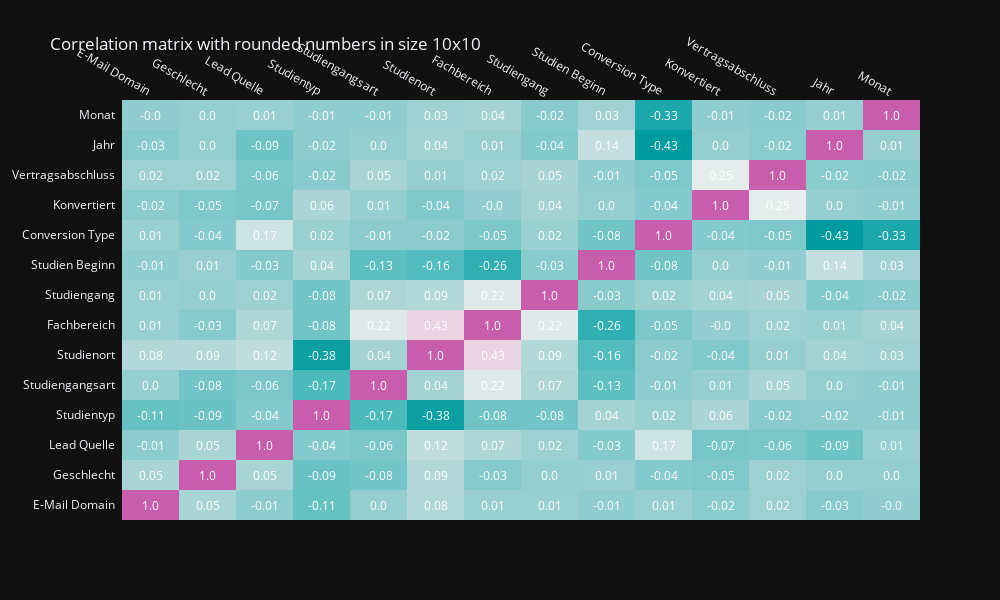

Write notebook code for a chart like this one.
### Code cell
# Correlation matrix
corrmat = df.corr()
fig = ff.create_annotated_heatmap(z=corrmat.values, x=list(corrmat.columns), y=list(corrmat.index), annotation_text=corrmat.round(2).values, colorscale='tropic')
fig.update_layout(title_text='Correlation matrix with rounded numbers in size 10x10', width=1000, height=600)
fig.show()

### Figure 1 — Plotly figure (JSON) as saved in the notebook; plotly's stock layout.template omitted (floating-point values rounded to 4 significant figures; data arrays with more than 128 entries replaced by an {"elided": "..."} marker saying what was removed)
{"data": [{"colorscale": [[0.0, "rgb(0, 155, 158)"], [0.1667, "rgb(66, 183, 185)"], [0.3333, "rgb(167, 211, 212)"], [0.5, "rgb(241, 241, 241)"], [0.6667, "rgb(228, 193, 217)"], [0.8333, "rgb(214, 145, 193)"], [1.0, "rgb(199, 93, 171)"]], "reversescale": false, "showscale": false, "x": ["E-Mail Domain", "Geschlecht", "Lead Quelle", "Studientyp", "Studiengangsart", "Studienort", "Fachbereich", "Studiengang", "Studien Beginn", "Conversion Type", "Konvertiert", "Vertragsabschluss", "Jahr", "Monat"], "y": ["E-Mail Domain", "Geschlecht", "Lead Quelle", "Studientyp", "Studiengangsart", "Studienort", "Fachbereich", "Studiengang", "Studien Beginn", "Conversion Type", "Konvertiert", "Vertragsabschluss", "Jahr", "Monat"], "z": {"elided": "14x14 float values"}, "type": "heatmap"}], "layout": {"annotations": [{"font": {"color": "#FFFFFF"}, "showarrow": false, "text": "1.0", "x": "E-Mail Domain", "xref": "x", "y": "E-Mail Domain", "yref": "y"}, {"font": {"color": "#FFFFFF"}, "showarrow": false, "text": "0.05", "x": "Geschlecht", "xref": "x", "y": "E-Mail Domain", "yref": "y"}, {"font": {"color": "#FFFFFF"}, "showarrow": false, "text": "-0.01", "x": "Lead Quelle", "xref": "x", "y": "E-Mail Domain", "yref": "y"}, {"font": {"color": "#FFFFFF"}, "showarrow": false, "text": "-0.11", "x": "Studientyp", "xref": "x", "y": "E-Mail Domain", "yref": "y"}, {"font": {"color": "#FFFFFF"}, "showarrow": false, "text": "0.0", "x": "Studiengangsart", "xref": "x", "y": "E-Mail Domain", "yref": "y"}, {"font": {"color": "#FFFFFF"}, "showarrow": false, "text": "0.08", "x": "Studienort", "xref": "x", "y": "E-Mail Domain", "yref": "y"}, {"font": {"color": "#FFFFFF"}, "showarrow": false, "text": "0.01", "x": "Fachbereich", "xref": "x", "y": "E-Mail Domain", "yref": "y"}, {"font": {"color": "#FFFFFF"}, "showarrow": false, "text": "0.01", "x": "Studiengang", "xref": "x", "y": "E-Mail Domain", "yref": "y"}, {"font": {"color": "#FFFFFF"}, "showarrow": false, "text": "-0.01", "x": "Studien Beginn", "xref": "x", "y": "E-Mail Domain", "yref": "y"}, {"font": {"color": "#FFFFFF"}, "showarrow": false, "text": "0.01", "x": "Conversion Type", "xref": "x", "y": "E-Mail Domain", "yref": "y"}, {"font": {"color": "#FFFFFF"}, "showarrow": false, "text": "-0.02", "x": "Konvertiert", "xref": "x", "y": "E-Mail Domain", "yref": "y"}, {"font": {"color": "#FFFFFF"}, "showarrow": false, "text": "0.02", "x": "Vertragsabschluss", "xref": "x", "y": "E-Mail Domain", "yref": "y"}, {"font": {"color": "#FFFFFF"}, "showarrow": false, "text": "-0.03", "x": "Jahr", "xref": "x", "y": "E-Mail Domain", "yref": "y"}, {"font": {"color": "#FFFFFF"}, "showarrow": false, "text": "-0.0", "x": "Monat", "xref": "x", "y": "E-Mail Domain", "yref": "y"}, {"font": {"color": "#FFFFFF"}, "showarrow": false, "text": "0.05", "x": "E-Mail Domain", "xref": "x", "y": "Geschlecht", "yref": "y"}, {"font": {"color": "#FFFFFF"}, "showarrow": false, "text": "1.0", "x": "Geschlecht", "xref": "x", "y": "Geschlecht", "yref": "y"}, {"font": {"color": "#FFFFFF"}, "showarrow": false, "text": "0.05", "x": "Lead Quelle", "xref": "x", "y": "Geschlecht", "yref": "y"}, {"font": {"color": "#FFFFFF"}, "showarrow": false, "text": "-0.09", "x": "Studientyp", "xref": "x", "y": "Geschlecht", "yref": "y"}, {"font": {"color": "#FFFFFF"}, "showarrow": false, "text": "-0.08", "x": "Studiengangsart", "xref": "x", "y": "Geschlecht", "yref": "y"}, {"font": {"color": "#FFFFFF"}, "showarrow": false, "text": "0.09", "x": "Studienort", "xref": "x", "y": "Geschlecht", "yref": "y"}, {"font": {"color": "#FFFFFF"}, "showarrow": false, "text": "-0.03", "x": "Fachbereich", "xref": "x", "y": "Geschlecht", "yref": "y"}, {"font": {"color": "#FFFFFF"}, "showarrow": false, "text": "0.0", "x": "Studiengang", "xref": "x", "y": "Geschlecht", "yref": "y"}, {"font": {"color": "#FFFFFF"}, "showarrow": false, "text": "0.01", "x": "Studien Beginn", "xref": "x", "y": "Geschlecht", "yref": "y"}, {"font": {"color": "#FFFFFF"}, "showarrow": false, "text": "-0.04", "x": "Conversion Type", "xref": "x", "y": "Geschlecht", "yref": "y"}, {"font": {"color": "#FFFFFF"}, "showarrow": false, "text": "-0.05", "x": "Konvertiert", "xref": "x", "y": "Geschlecht", "yref": "y"}, {"font": {"color": "#FFFFFF"}, "showarrow": false, "text": "0.02", "x": "Vertragsabschluss", "xref": "x", "y": "Geschlecht", "yref": "y"}, {"font": {"color": "#FFFFFF"}, "showarrow": false, "text": "0.0", "x": "Jahr", "xref": "x", "y": "Geschlecht", "yref": "y"}, {"font": {"color": "#FFFFFF"}, "showarrow": false, "text": "0.0", "x": "Monat", "xref": "x", "y": "Geschlecht", "yref": "y"}, {"font": {"color": "#FFFFFF"}, "showarrow": false, "text": "-0.01", "x": "E-Mail Domain", "xref": "x", "y": "Lead Quelle", "yref": "y"}, {"font": {"color": "#FFFFFF"}, "showarrow": false, "text": "0.05", "x": "Geschlecht", "xref": "x", "y": "Lead Quelle", "yref": "y"}, {"font": {"color": "#FFFFFF"}, "showarrow": false, "text": "1.0", "x": "Lead Quelle", "xref": "x", "y": "Lead Quelle", "yref": "y"}, {"font": {"color": "#FFFFFF"}, "showarrow": false, "text": "-0.04", "x": "Studientyp", "xref": "x", "y": "Lead Quelle", "yref": "y"}, {"font": {"color": "#FFFFFF"}, "showarrow": false, "text": "-0.06", "x": "Studiengangsart", "xref": "x", "y": "Lead Quelle", "yref": "y"}, {"font": {"color": "#FFFFFF"}, "showarrow": false, "text": "0.12", "x": "Studienort", "xref": "x", "y": "Lead Quelle", "yref": "y"}, {"font": {"color": "#FFFFFF"}, "showarrow": false, "text": "0.07", "x": "Fachbereich", "xref": "x", "y": "Lead Quelle", "yref": "y"}, {"font": {"color": "#FFFFFF"}, "showarrow": false, "text": "0.02", "x": "Studiengang", "xref": "x", "y": "Lead Quelle", "yref": "y"}, {"font": {"color": "#FFFFFF"}, "showarrow": false, "text": "-0.03", "x": "Studien Beginn", "xref": "x", "y": "Lead Quelle", "yref": "y"}, {"font": {"color": "#FFFFFF"}, "showarrow": false, "text": "0.17", "x": "Conversion Type", "xref": "x", "y": "Lead Quelle", "yref": "y"}, {"font": {"color": "#FFFFFF"}, "showarrow": false, "text": "-0.07", "x": "Konvertiert", "xref": "x", "y": "Lead Quelle", "yref": "y"}, {"font": {"color": "#FFFFFF"}, "showarrow": false, "text": "-0.06", "x": "Vertragsabschluss", "xref": "x", "y": "Lead Quelle", "yref": "y"}, {"font": {"color": "#FFFFFF"}, "showarrow": false, "text": "-0.09", "x": "Jahr", "xref": "x", "y": "Lead Quelle", "yref": "y"}, {"font": {"color": "#FFFFFF"}, "showarrow": false, "text": "0.01", "x": "Monat", "xref": "x", "y": "Lead Quelle", "yref": "y"}, {"font": {"color": "#FFFFFF"}, "showarrow": false, "text": "-0.11", "x": "E-Mail Domain", "xref": "x", "y": "Studientyp", "yref": "y"}, {"font": {"color": "#FFFFFF"}, "showarrow": false, "text": "-0.09", "x": "Geschlecht", "xref": "x", "y": "Studientyp", "yref": "y"}, {"font": {"color": "#FFFFFF"}, "showarrow": false, "text": "-0.04", "x": "Lead Quelle", "xref": "x", "y": "Studientyp", "yref": "y"}, {"font": {"color": "#FFFFFF"}, "showarrow": false, "text": "1.0", "x": "Studientyp", "xref": "x", "y": "Studientyp", "yref": "y"}, {"font": {"color": "#FFFFFF"}, "showarrow": false, "text": "-0.17", "x": "Studiengangsart", "xref": "x", "y": "Studientyp", "yref": "y"}, {"font": {"color": "#FFFFFF"}, "showarrow": false, "text": "-0.38", "x": "Studienort", "xref": "x", "y": "Studientyp", "yref": "y"}, {"font": {"color": "#FFFFFF"}, "showarrow": false, "text": "-0.08", "x": "Fachbereich", "xref": "x", "y": "Studientyp", "yref": "y"}, {"font": {"color": "#FFFFFF"}, "showarrow": false, "text": "-0.08", "x": "Studiengang", "xref": "x", "y": "Studientyp", "yref": "y"}, {"font": {"color": "#FFFFFF"}, "showarrow": false, "text": "0.04", "x": "Studien Beginn", "xref": "x", "y": "Studientyp", "yref": "y"}, {"font": {"color": "#FFFFFF"}, "showarrow": false, "text": "0.02", "x": "Conversion Type", "xref": "x", "y": "Studientyp", "yref": "y"}, {"font": {"color": "#FFFFFF"}, "showarrow": false, "text": "0.06", "x": "Konvertiert", "xref": "x", "y": "Studientyp", "yref": "y"}, {"font": {"color": "#FFFFFF"}, "showarrow": false, "text": "-0.02", "x": "Vertragsabschluss", "xref": "x", "y": "Studientyp", "yref": "y"}, {"font": {"color": "#FFFFFF"}, "showarrow": false, "text": "-0.02", "x": "Jahr", "xref": "x", "y": "Studientyp", "yref": "y"}, {"font": {"color": "#FFFFFF"}, "showarrow": false, "text": "-0.01", "x": "Monat", "xref": "x", "y": "Studientyp", "yref": "y"}, {"font": {"color": "#FFFFFF"}, "showarrow": false, "text": "0.0", "x": "E-Mail Domain", "xref": "x", "y": "Studiengangsart", "yref": "y"}, {"font": {"color": "#FFFFFF"}, "showarrow": false, "text": "-0.08", "x": "Geschlecht", "xref": "x", "y": "Studiengangsart", "yref": "y"}, {"font": {"color": "#FFFFFF"}, "showarrow": false, "text": "-0.06", "x": "Lead Quelle", "xref": "x", "y": "Studiengangsart", "yref": "y"}, {"font": {"color": "#FFFFFF"}, "showarrow": false, "text": "-0.17", "x": "Studientyp", "xref": "x", "y": "Studiengangsart", "yref": "y"}, {"font": {"color": "#FFFFFF"}, "showarrow": false, "text": "1.0", "x": "Studiengangsart", "xref": "x", "y": "Studiengangsart", "yref": "y"}, {"font": {"color": "#FFFFFF"}, "showarrow": false, "text": "0.04", "x": "Studienort", "xref": "x", "y": "Studiengangsart", "yref": "y"}, {"font": {"color": "#FFFFFF"}, "showarrow": false, "text": "0.22", "x": "Fachbereich", "xref": "x", "y": "Studiengangsart", "yref": "y"}, {"font": {"color": "#FFFFFF"}, "showarrow": false, "text": "0.07", "x": "Studiengang", "xref": "x", "y": "Studiengangsart", "yref": "y"}, {"font": {"color": "#FFFFFF"}, "showarrow": false, "text": "-0.13", "x": "Studien Beginn", "xref": "x", "y": "Studiengangsart", "yref": "y"}, {"font": {"color": "#FFFFFF"}, "showarrow": false, "text": "-0.01", "x": "Conversion Type", "xref": "x", "y": "Studiengangsart", "yref": "y"}, {"font": {"color": "#FFFFFF"}, "showarrow": false, "text": "0.01", "x": "Konvertiert", "xref": "x", "y": "Studiengangsart", "yref": "y"}, {"font": {"color": "#FFFFFF"}, "showarrow": false, "text": "0.05", "x": "Vertragsabschluss", "xref": "x", "y": "Studiengangsart", "yref": "y"}, {"font": {"color": "#FFFFFF"}, "showarrow": false, "text": "0.0", "x": "Jahr", "xref": "x", "y": "Studiengangsart", "yref": "y"}, {"font": {"color": "#FFFFFF"}, "showarrow": false, "text": "-0.01", "x": "Monat", "xref": "x", "y": "Studiengangsart", "yref": "y"}, {"font": {"color": "#FFFFFF"}, "showarrow": false, "text": "0.08", "x": "E-Mail Domain", "xref": "x", "y": "Studienort", "yref": "y"}, {"font": {"color": "#FFFFFF"}, "showarrow": false, "text": "0.09", "x": "Geschlecht", "xref": "x", "y": "Studienort", "yref": "y"}, {"font": {"color": "#FFFFFF"}, "showarrow": false, "text": "0.12", "x": "Lead Quelle", "xref": "x", "y": "Studienort", "yref": "y"}, {"font": {"color": "#FFFFFF"}, "showarrow": false, "text": "-0.38", "x": "Studientyp", "xref": "x", "y": "Studienort", "yref": "y"}, {"font": {"color": "#FFFFFF"}, "showarrow": false, "text": "0.04", "x": "Studiengangsart", "xref": "x", "y": "Studienort", "yref": "y"}, {"font": {"color": "#FFFFFF"}, "showarrow": false, "text": "1.0", "x": "Studienort", "xref": "x", "y": "Studienort", "yref": "y"}, {"font": {"color": "#FFFFFF"}, "showarrow": false, "text": "0.43", "x": "Fachbereich", "xref": "x", "y": "Studienort", "yref": "y"}, {"font": {"color": "#FFFFFF"}, "showarrow": false, "text": "0.09", "x": "Studiengang", "xref": "x", "y": "Studienort", "yref": "y"}, {"font": {"color": "#FFFFFF"}, "showarrow": false, "text": "-0.16", "x": "Studien Beginn", "xref": "x", "y": "Studienort", "yref": "y"}, {"font": {"color": "#FFFFFF"}, "showarrow": false, "text": "-0.02", "x": "Conversion Type", "xref": "x", "y": "Studienort", "yref": "y"}, {"font": {"color": "#FFFFFF"}, "showarrow": false, "text": "-0.04", "x": "Konvertiert", "xref": "x", "y": "Studienort", "yref": "y"}, {"font": {"color": "#FFFFFF"}, "showarrow": false, "text": "0.01", "x": "Vertragsabschluss", "xref": "x", "y": "Studienort", "yref": "y"}, {"font": {"color": "#FFFFFF"}, "showarrow": false, "text": "0.04", "x": "Jahr", "xref": "x", "y": "Studienort", "yref": "y"}, {"font": {"color": "#FFFFFF"}, "showarrow": false, "text": "0.03", "x": "Monat", "xref": "x", "y": "Studienort", "yref": "y"}, {"font": {"color": "#FFFFFF"}, "showarrow": false, "text": "0.01", "x": "E-Mail Domain", "xref": "x", "y": "Fachbereich", "yref": "y"}, {"font": {"color": "#FFFFFF"}, "showarrow": false, "text": "-0.03", "x": "Geschlecht", "xref": "x", "y": "Fachbereich", "yref": "y"}, {"font": {"color": "#FFFFFF"}, "showarrow": false, "text": "0.07", "x": "Lead Quelle", "xref": "x", "y": "Fachbereich", "yref": "y"}, {"font": {"color": "#FFFFFF"}, "showarrow": false, "text": "-0.08", "x": "Studientyp", "xref": "x", "y": "Fachbereich", "yref": "y"}, {"font": {"color": "#FFFFFF"}, "showarrow": false, "text": "0.22", "x": "Studiengangsart", "xref": "x", "y": "Fachbereich", "yref": "y"}, {"font": {"color": "#FFFFFF"}, "showarrow": false, "text": "0.43", "x": "Studienort", "xref": "x", "y": "Fachbereich", "yref": "y"}, {"font": {"color": "#FFFFFF"}, "showarrow": false, "text": "1.0", "x": "Fachbereich", "xref": "x", "y": "Fachbereich", "yref": "y"}, {"font": {"color": "#FFFFFF"}, "showarrow": false, "text": "0.22", "x": "Studiengang", "xref": "x", "y": "Fachbereich", "yref": "y"}, {"font": {"color": "#FFFFFF"}, "showarrow": false, "text": "-0.26", "x": "Studien Beginn", "xref": "x", "y": "Fachbereich", "yref": "y"}, {"font": {"color": "#FFFFFF"}, "showarrow": false, "text": "-0.05", "x": "Conversion Type", "xref": "x", "y": "Fachbereich", "yref": "y"}, {"font": {"color": "#FFFFFF"}, "showarrow": false, "text": "-0.0", "x": "Konvertiert", "xref": "x", "y": "Fachbereich", "yref": "y"}, {"font": {"color": "#FFFFFF"}, "showarrow": false, "text": "0.02", "x": "Vertragsabschluss", "xref": "x", "y": "Fachbereich", "yref": "y"}, {"font": {"color": "#FFFFFF"}, "showarrow": false, "text": "0.01", "x": "Jahr", "xref": "x", "y": "Fachbereich", "yref": "y"}, {"font": {"color": "#FFFFFF"}, "showarrow": false, "text": "0.04", "x": "Monat", "xref": "x", "y": "Fachbereich", "yref": "y"}, {"font": {"color": "#FFFFFF"}, "showarrow": false, "text": "0.01", "x": "E-Mail Domain", "xref": "x", "y": "Studiengang", "yref": "y"}, {"font": {"color": "#FFFFFF"}, "showarrow": false, "text": "0.0", "x": "Geschlecht", "xref": "x", "y": "Studiengang", "yref": "y"}, {"font": {"color": "#FFFFFF"}, "showarrow": false, "text": "0.02", "x": "Lead Quelle", "xref": "x", "y": "Studiengang", "yref": "y"}, {"font": {"color": "#FFFFFF"}, "showarrow": false, "text": "-0.08", "x": "Studientyp", "xref": "x", "y": "Studiengang", "yref": "y"}, {"font": {"color": "#FFFFFF"}, "showarrow": false, "text": "0.07", "x": "Studiengangsart", "xref": "x", "y": "Studiengang", "yref": "y"}, {"font": {"color": "#FFFFFF"}, "showarrow": false, "text": "0.09", "x": "Studienort", "xref": "x", "y": "Studiengang", "yref": "y"}, {"font": {"color": "#FFFFFF"}, "showarrow": false, "text": "0.22", "x": "Fachbereich", "xref": "x", "y": "Studiengang", "yref": "y"}, {"font": {"color": "#FFFFFF"}, "showarrow": false, "text": "1.0", "x": "Studiengang", "xref": "x", "y": "Studiengang", "yref": "y"}, {"font": {"color": "#FFFFFF"}, "showarrow": false, "text": "-0.03", "x": "Studien Beginn", "xref": "x", "y": "Studiengang", "yref": "y"}, {"font": {"color": "#FFFFFF"}, "showarrow": false, "text": "0.02", "x": "Conversion Type", "xref": "x", "y": "Studiengang", "yref": "y"}, {"font": {"color": "#FFFFFF"}, "showarrow": false, "text": "0.04", "x": "Konvertiert", "xref": "x", "y": "Studiengang", "yref": "y"}, {"font": {"color": "#FFFFFF"}, "showarrow": false, "text": "0.05", "x": "Vertragsabschluss", "xref": "x", "y": "Studiengang", "yref": "y"}, {"font": {"color": "#FFFFFF"}, "showarrow": false, "text": "-0.04", "x": "Jahr", "xref": "x", "y": "Studiengang", "yref": "y"}, {"font": {"color": "#FFFFFF"}, "showarrow": false, "text": "-0.02", "x": "Monat", "xref": "x", "y": "Studiengang", "yref": "y"}, {"font": {"color": "#FFFFFF"}, "showarrow": false, "text": "-0.01", "x": "E-Mail Domain", "xref": "x", "y": "Studien Beginn", "yref": "y"}, {"font": {"color": "#FFFFFF"}, "showarrow": false, "text": "0.01", "x": "Geschlecht", "xref": "x", "y": "Studien Beginn", "yref": "y"}, {"font": {"color": "#FFFFFF"}, "showarrow": false, "text": "-0.03", "x": "Lead Quelle", "xref": "x", "y": "Studien Beginn", "yref": "y"}, {"font": {"color": "#FFFFFF"}, "showarrow": false, "text": "0.04", "x": "Studientyp", "xref": "x", "y": "Studien Beginn", "yref": "y"}, {"font": {"color": "#FFFFFF"}, "showarrow": false, "text": "-0.13", "x": "Studiengangsart", "xref": "x", "y": "Studien Beginn", "yref": "y"}, {"font": {"color": "#FFFFFF"}, "showarrow": false, "text": "-0.16", "x": "Studienort", "xref": "x", "y": "Studien Beginn", "yref": "y"}, {"font": {"color": "#FFFFFF"}, "showarrow": false, "text": "-0.26", "x": "Fachbereich", "xref": "x", "y": "Studien Beginn", "yref": "y"}, {"font": {"color": "#FFFFFF"}, "showarrow": false, "text": "-0.03", "x": "Studiengang", "xref": "x", "y": "Studien Beginn", "yref": "y"}, {"font": {"color": "#FFFFFF"}, "showarrow": false, "text": "1.0", "x": "Studien Beginn", "xref": "x", "y": "Studien Beginn", "yref": "y"}, {"font": {"color": "#FFFFFF"}, "showarrow": false, "text": "-0.08", "x": "Conversion Type", "xref": "x", "y": "Studien Beginn", "yref": "y"}, {"font": {"color": "#FFFFFF"}, "showarrow": false, "text": "0.0", "x": "Konvertiert", "xref": "x", "y": "Studien Beginn", "yref": "y"}, {"font": {"color": "#FFFFFF"}, "showarrow": false, "text": "-0.01", "x": "Vertragsabschluss", "xref": "x", "y": "Studien Beginn", "yref": "y"}, {"font": {"color": "#FFFFFF"}, "showarrow": false, "text": "0.14", "x": "Jahr", "xref": "x", "y": "Studien Beginn", "yref": "y"}, {"font": {"color": "#FFFFFF"}, "showarrow": false, "text": "0.03", "x": "Monat", "xref": "x", "y": "Studien Beginn", "yref": "y"}, {"font": {"color": "#FFFFFF"}, "showarrow": false, "text": "0.01", "x": "E-Mail Domain", "xref": "x", "y": "Conversion Type", "yref": "y"}, {"font": {"color": "#FFFFFF"}, "showarrow": false, "text": "-0.04", "x": "Geschlecht", "xref": "x", "y": "Conversion Type", "yref": "y"}, {"font": {"color": "#FFFFFF"}, "showarrow": false, "text": "0.17", "x": "Lead Quelle", "xref": "x", "y": "Conversion Type", "yref": "y"}, {"font": {"color": "#FFFFFF"}, "showarrow": false, "text": "0.02", "x": "Studientyp", "xref": "x", "y": "Conversion Type", "yref": "y"}, {"font": {"color": "#FFFFFF"}, "showarrow": false, "text": "-0.01", "x": "Studiengangsart", "xref": "x", "y": "Conversion Type", "yref": "y"}, {"font": {"color": "#FFFFFF"}, "showarrow": false, "text": "-0.02", "x": "Studienort", "xref": "x", "y": "Conversion Type", "yref": "y"}, {"font": {"color": "#FFFFFF"}, "showarrow": false, "text": "-0.05", "x": "Fachbereich", "xref": "x", "y": "Conversion Type", "yref": "y"}, {"font": {"color": "#FFFFFF"}, "showarrow": false, "text": "0.02", "x": "Studiengang", "xref": "x", "y": "Conversion Type", "yref": "y"}, {"font": {"color": "#FFFFFF"}, "showarrow": false, "text": "-0.08", "x": "Studien Beginn", "xref": "x", "y": "Conversion Type", "yref": "y"}, {"font": {"color": "#FFFFFF"}, "showarrow": false, "text": "1.0", "x": "Conversion Type", "xref": "x", "y": "Conversion Type", "yref": "y"}, {"font": {"color": "#FFFFFF"}, "showarrow": false, "text": "-0.04", "x": "Konvertiert", "xref": "x", "y": "Conversion Type", "yref": "y"}, {"font": {"color": "#FFFFFF"}, "showarrow": false, "text": "-0.05", "x": "Vertragsabschluss", "xref": "x", "y": "Conversion Type", "yref": "y"}, {"font": {"color": "#FFFFFF"}, "showarrow": false, "text": "-0.43", "x": "Jahr", "xref": "x", "y": "Conversion Type", "yref": "y"}, {"font": {"color": "#FFFFFF"}, "showarrow": false, "text": "-0.33", "x": "Monat", "xref": "x", "y": "Conversion Type", "yref": "y"}, {"font": {"color": "#FFFFFF"}, "showarrow": false, "text": "-0.02", "x": "E-Mail Domain", "xref": "x", "y": "Konvertiert", "yref": "y"}, {"font": {"color": "#FFFFFF"}, "showarrow": false, "text": "-0.05", "x": "Geschlecht", "xref": "x", "y": "Konvertiert", "yref": "y"}, {"font": {"color": "#FFFFFF"}, "showarrow": false, "text": "-0.07", "x": "Lead Quelle", "xref": "x", "y": "Konvertiert", "yref": "y"}, {"font": {"color": "#FFFFFF"}, "showarrow": false, "text": "0.06", "x": "Studientyp", "xref": "x", "y": "Konvertiert", "yref": "y"}, {"font": {"color": "#FFFFFF"}, "showarrow": false, "text": "0.01", "x": "Studiengangsart", "xref": "x", "y": "Konvertiert", "yref": "y"}, {"font": {"color": "#FFFFFF"}, "showarrow": false, "text": "-0.04", "x": "Studienort", "xref": "x", "y": "Konvertiert", "yref": "y"}, {"font": {"color": "#FFFFFF"}, "showarrow": false, "text": "-0.0", "x": "Fachbereich", "xref": "x", "y": "Konvertiert", "yref": "y"}, {"font": {"color": "#FFFFFF"}, "showarrow": false, "text": "0.04", "x": "Studiengang", "xref": "x", "y": "Konvertiert", "yref": "y"}, {"font": {"color": "#FFFFFF"}, "showarrow": false, "text": "0.0", "x": "Studien Beginn", "xref": "x", "y": "Konvertiert", "yref": "y"}, {"font": {"color": "#FFFFFF"}, "showarrow": false, "text": "-0.04", "x": "Conversion Type", "xref": "x", "y": "Konvertiert", "yref": "y"}, {"font": {"color": "#FFFFFF"}, "showarrow": false, "text": "1.0", "x": "Konvertiert", "xref": "x", "y": "Konvertiert", "yref": "y"}, {"font": {"color": "#FFFFFF"}, "showarrow": false, "text": "0.25", "x": "Vertragsabschluss", "xref": "x", "y": "Konvertiert", "yref": "y"}, {"font": {"color": "#FFFFFF"}, "showarrow": false, "text": "0.0", "x": "Jahr", "xref": "x", "y": "Konvertiert", "yref": "y"}, {"font": {"color": "#FFFFFF"}, "showarrow": false, "text": "-0.01", "x": "Monat", "xref": "x", "y": "Konvertiert", "yref": "y"}, {"font": {"color": "#FFFFFF"}, "showarrow": false, "text": "0.02", "x": "E-Mail Domain", "xref": "x", "y": "Vertragsabschluss", "yref": "y"}, {"font": {"color": "#FFFFFF"}, "showarrow": false, "text": "0.02", "x": "Geschlecht", "xref": "x", "y": "Vertragsabschluss", "yref": "y"}, {"font": {"color": "#FFFFFF"}, "showarrow": false, "text": "-0.06", "x": "Lead Quelle", "xref": "x", "y": "Vertragsabschluss", "yref": "y"}, {"font": {"color": "#FFFFFF"}, "showarrow": false, "text": "-0.02", "x": "Studientyp", "xref": "x", "y": "Vertragsabschluss", "yref": "y"}, {"font": {"color": "#FFFFFF"}, "showarrow": false, "text": "0.05", "x": "Studiengangsart", "xref": "x", "y": "Vertragsabschluss", "yref": "y"}, {"font": {"color": "#FFFFFF"}, "showarrow": false, "text": "0.01", "x": "Studienort", "xref": "x", "y": "Vertragsabschluss", "yref": "y"}, {"font": {"color": "#FFFFFF"}, "showarrow": false, "text": "0.02", "x": "Fachbereich", "xref": "x", "y": "Vertragsabschluss", "yref": "y"}, {"font": {"color": "#FFFFFF"}, "showarrow": false, "text": "0.05", "x": "Studiengang", "xref": "x", "y": "Vertragsabschluss", "yref": "y"}, {"font": {"color": "#FFFFFF"}, "showarrow": false, "text": "-0.01", "x": "Studien Beginn", "xref": "x", "y": "Vertragsabschluss", "yref": "y"}, {"font": {"color": "#FFFFFF"}, "showarrow": false, "text": "-0.05", "x": "Conversion Type", "xref": "x", "y": "Vertragsabschluss", "yref": "y"}, {"font": {"color": "#FFFFFF"}, "showarrow": false, "text": "0.25", "x": "Konvertiert", "xref": "x", "y": "Vertragsabschluss", "yref": "y"}, {"font": {"color": "#FFFFFF"}, "showarrow": false, "text": "1.0", "x": "Vertragsabschluss", "xref": "x", "y": "Vertragsabschluss", "yref": "y"}, {"font": {"color": "#FFFFFF"}, "showarrow": false, "text": "-0.02", "x": "Jahr", "xref": "x", "y": "Vertragsabschluss", "yref": "y"}, {"font": {"color": "#FFFFFF"}, "showarrow": false, "text": "-0.02", "x": "Monat", "xref": "x", "y": "Vertragsabschluss", "yref": "y"}, {"font": {"color": "#FFFFFF"}, "showarrow": false, "text": "-0.03", "x": "E-Mail Domain", "xref": "x", "y": "Jahr", "yref": "y"}, {"font": {"color": "#FFFFFF"}, "showarrow": false, "text": "0.0", "x": "Geschlecht", "xref": "x", "y": "Jahr", "yref": "y"}, {"font": {"color": "#FFFFFF"}, "showarrow": false, "text": "-0.09", "x": "Lead Quelle", "xref": "x", "y": "Jahr", "yref": "y"}, {"font": {"color": "#FFFFFF"}, "showarrow": false, "text": "-0.02", "x": "Studientyp", "xref": "x", "y": "Jahr", "yref": "y"}, {"font": {"color": "#FFFFFF"}, "showarrow": false, "text": "0.0", "x": "Studiengangsart", "xref": "x", "y": "Jahr", "yref": "y"}, {"font": {"color": "#FFFFFF"}, "showarrow": false, "text": "0.04", "x": "Studienort", "xref": "x", "y": "Jahr", "yref": "y"}, {"font": {"color": "#FFFFFF"}, "showarrow": false, "text": "0.01", "x": "Fachbereich", "xref": "x", "y": "Jahr", "yref": "y"}, {"font": {"color": "#FFFFFF"}, "showarrow": false, "text": "-0.04", "x": "Studiengang", "xref": "x", "y": "Jahr", "yref": "y"}, {"font": {"color": "#FFFFFF"}, "showarrow": false, "text": "0.14", "x": "Studien Beginn", "xref": "x", "y": "Jahr", "yref": "y"}, {"font": {"color": "#FFFFFF"}, "showarrow": false, "text": "-0.43", "x": "Conversion Type", "xref": "x", "y": "Jahr", "yref": "y"}, {"font": {"color": "#FFFFFF"}, "showarrow": false, "text": "0.0", "x": "Konvertiert", "xref": "x", "y": "Jahr", "yref": "y"}, {"font": {"color": "#FFFFFF"}, "showarrow": false, "text": "-0.02", "x": "Vertragsabschluss", "xref": "x", "y": "Jahr", "yref": "y"}, {"font": {"color": "#FFFFFF"}, "showarrow": false, "text": "1.0", "x": "Jahr", "xref": "x", "y": "Jahr", "yref": "y"}, {"font": {"color": "#FFFFFF"}, "showarrow": false, "text": "0.01", "x": "Monat", "xref": "x", "y": "Jahr", "yref": "y"}, {"font": {"color": "#FFFFFF"}, "showarrow": false, "text": "-0.0", "x": "E-Mail Domain", "xref": "x", "y": "Monat", "yref": "y"}, {"font": {"color": "#FFFFFF"}, "showarrow": false, "text": "0.0", "x": "Geschlecht", "xref": "x", "y": "Monat", "yref": "y"}, {"font": {"color": "#FFFFFF"}, "showarrow": false, "text": "0.01", "x": "Lead Quelle", "xref": "x", "y": "Monat", "yref": "y"}, {"font": {"color": "#FFFFFF"}, "showarrow": false, "text": "-0.01", "x": "Studientyp", "xref": "x", "y": "Monat", "yref": "y"}, {"font": {"color": "#FFFFFF"}, "showarrow": false, "text": "-0.01", "x": "Studiengangsart", "xref": "x", "y": "Monat", "yref": "y"}, {"font": {"color": "#FFFFFF"}, "showarrow": false, "text": "0.03", "x": "Studienort", "xref": "x", "y": "Monat", "yref": "y"}, {"font": {"color": "#FFFFFF"}, "showarrow": false, "text": "0.04", "x": "Fachbereich", "xref": "x", "y": "Monat", "yref": "y"}, {"font": {"color": "#FFFFFF"}, "showarrow": false, "text": "-0.02", "x": "Studiengang", "xref": "x", "y": "Monat", "yref": "y"}, {"font": {"color": "#FFFFFF"}, "showarrow": false, "text": "0.03", "x": "Studien Beginn", "xref": "x", "y": "Monat", "yref": "y"}, {"font": {"color": "#FFFFFF"}, "showarrow": false, "text": "-0.33", "x": "Conversion Type", "xref": "x", "y": "Monat", "yref": "y"}, {"font": {"color": "#FFFFFF"}, "showarrow": false, "text": "-0.01", "x": "Konvertiert", "xref": "x", "y": "Monat", "yref": "y"}, {"font": {"color": "#FFFFFF"}, "showarrow": false, "text": "-0.02", "x": "Vertragsabschluss", "xref": "x", "y": "Monat", "yref": "y"}, {"font": {"color": "#FFFFFF"}, "showarrow": false, "text": "0.01", "x": "Jahr", "xref": "x", "y": "Monat", "yref": "y"}, {"font": {"color": "#FFFFFF"}, "showarrow": false, "text": "1.0", "x": "Monat", "xref": "x", "y": "Monat", "yref": "y"}], "xaxis": {"dtick": 1, "gridcolor": "rgb(0, 0, 0)", "side": "top", "ticks": ""}, "yaxis": {"dtick": 1, "ticks": "", "ticksuffix": "  "}, "title": {"text": "Correlation matrix with rounded numbers in size 10x10"}, "width": 1000, "height": 600}}
